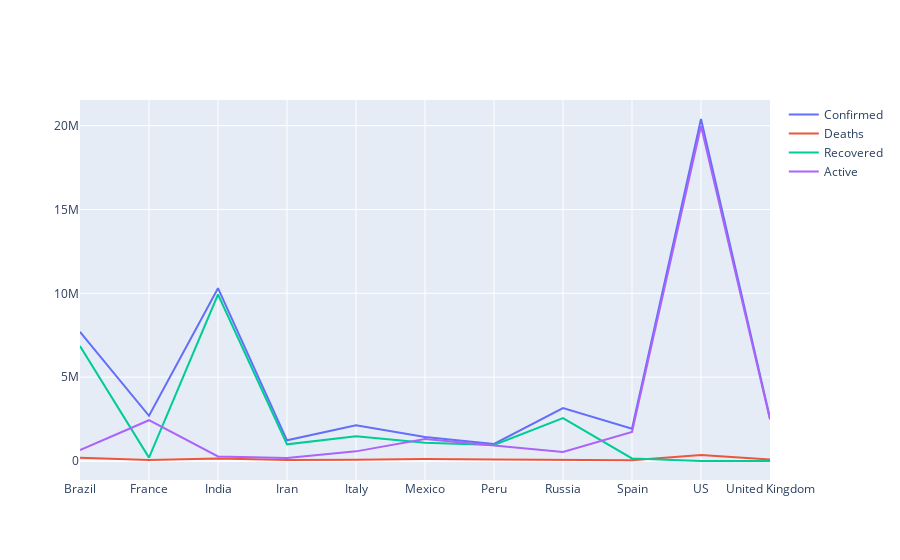

The cell this chart's notebook holds for it:
### Code cell
fig = go.Figure()

fig.add_trace(go.Scatter(x=grouped_df1["Country_Region"], y=grouped_df1["Confirmed"],
                    mode='lines', name='Confirmed'))
fig.add_trace(go.Scatter(x=grouped_df1["Country_Region"], y=grouped_df1["Deaths"],
                    mode='lines', name='Deaths'))
fig.add_trace(go.Scatter(x=grouped_df1["Country_Region"], y=grouped_df1["Recovered"],
                    mode='lines', name='Recovered'))
fig.add_trace(go.Scatter(x=grouped_df1["Country_Region"], y=grouped_df1["Active"],
                    mode='lines', name='Active'))

fig.show()

### Figure 1 — Plotly figure (JSON) as saved in the notebook; plotly's stock layout.template omitted (floating-point values rounded to 4 significant figures)
{"data": [{"mode": "lines", "name": "Confirmed", "type": "scatter", "x": ["Brazil", "France", "India", "Iran", "Italy", "Mexico", "Peru", "Russia", "Spain", "US", "United Kingdom"], "y": [7703971, 2697014, 10305788, 1231429, 2129376, 1437185, 1015137, 3153960, 1928265, 20397401, 2549671]}, {"mode": "lines", "name": "Deaths", "type": "scatter", "x": ["Brazil", "France", "India", "Iran", "Italy", "Mexico", "Peru", "Russia", "Spain", "US", "United Kingdom"], "y": [195541, 64891, 149218, 55337, 74621, 126507, 93231, 56798, 50837, 352844, 95917]}, {"mode": "lines", "name": "Recovered", "type": "scatter", "x": ["Brazil", "France", "India", "Iran", "Italy", "Mexico", "Peru", "Russia", "Spain", "US", "United Kingdom"], "y": [6855372, 200822, 9929568, 995570, 1479988, 1083768, 951318, 2553467, 150376, 0, 5682]}, {"mode": "lines", "name": "Active", "type": "scatter", "x": ["Brazil", "France", "India", "Iran", "Italy", "Mexico", "Peru", "Russia", "Spain", "US", "United Kingdom"], "y": [649795, 2431301, 273109, 180522, 574767, 1310678, 921906, 543695, 1727052, 19978335, 2469774]}], "layout": {}}
